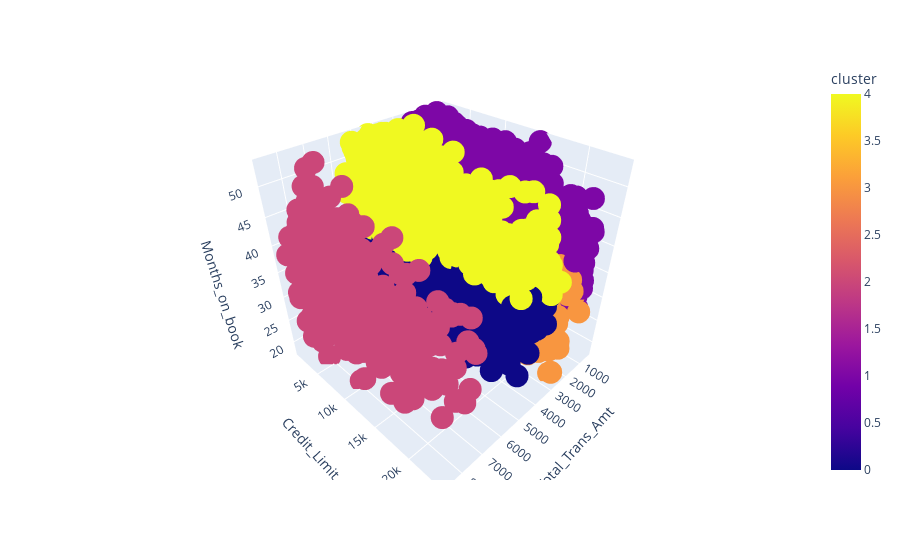

This figure's notebook cell:
### Code cell
fig = px.scatter_3d(data_noout, x = 'Total_Trans_Amt',
y = 'Credit_Limit',
z = 'Months_on_book',
color = 'cluster')

fig.show()

### Figure 1 — Plotly figure (JSON) as saved in the notebook; plotly's stock layout.template omitted (floating-point values rounded to 4 significant figures; data arrays with more than 128 entries replaced by an {"elided": "..."} marker saying what was removed)
{"data": [{"hovertemplate": "Total_Trans_Amt=%{x}<br>Credit_Limit=%{y}<br>Months_on_book=%{z}<br>cluster=%{marker.color}<extra></extra>", "legendgroup": "", "marker": {"color": {"elided": "8104 int values"}, "coloraxis": "coloraxis", "symbol": "circle"}, "mode": "markers", "name": "", "scene": "scene", "showlegend": false, "type": "scatter3d", "x": {"elided": "8104 int values"}, "y": {"elided": "8104 float values"}, "z": {"elided": "8104 int values"}}], "layout": {"coloraxis": {"colorbar": {"title": {"text": "cluster"}}, "colorscale": [[0, "#0d0887"], [0.1111, "#46039f"], [0.2222, "#7201a8"], [0.3333, "#9c179e"], [0.4444, "#bd3786"], [0.5556, "#d8576b"], [0.6667, "#ed7953"], [0.7778, "#fb9f3a"], [0.8889, "#fdca26"], [1, "#f0f921"]]}, "legend": {"tracegroupgap": 0}, "margin": {"t": 60}, "scene": {"domain": {"x": [0, 1], "y": [0, 1]}, "xaxis": {"title": {"text": "Total_Trans_Amt"}}, "yaxis": {"title": {"text": "Credit_Limit"}}, "zaxis": {"title": {"text": "Months_on_book"}}}}}
